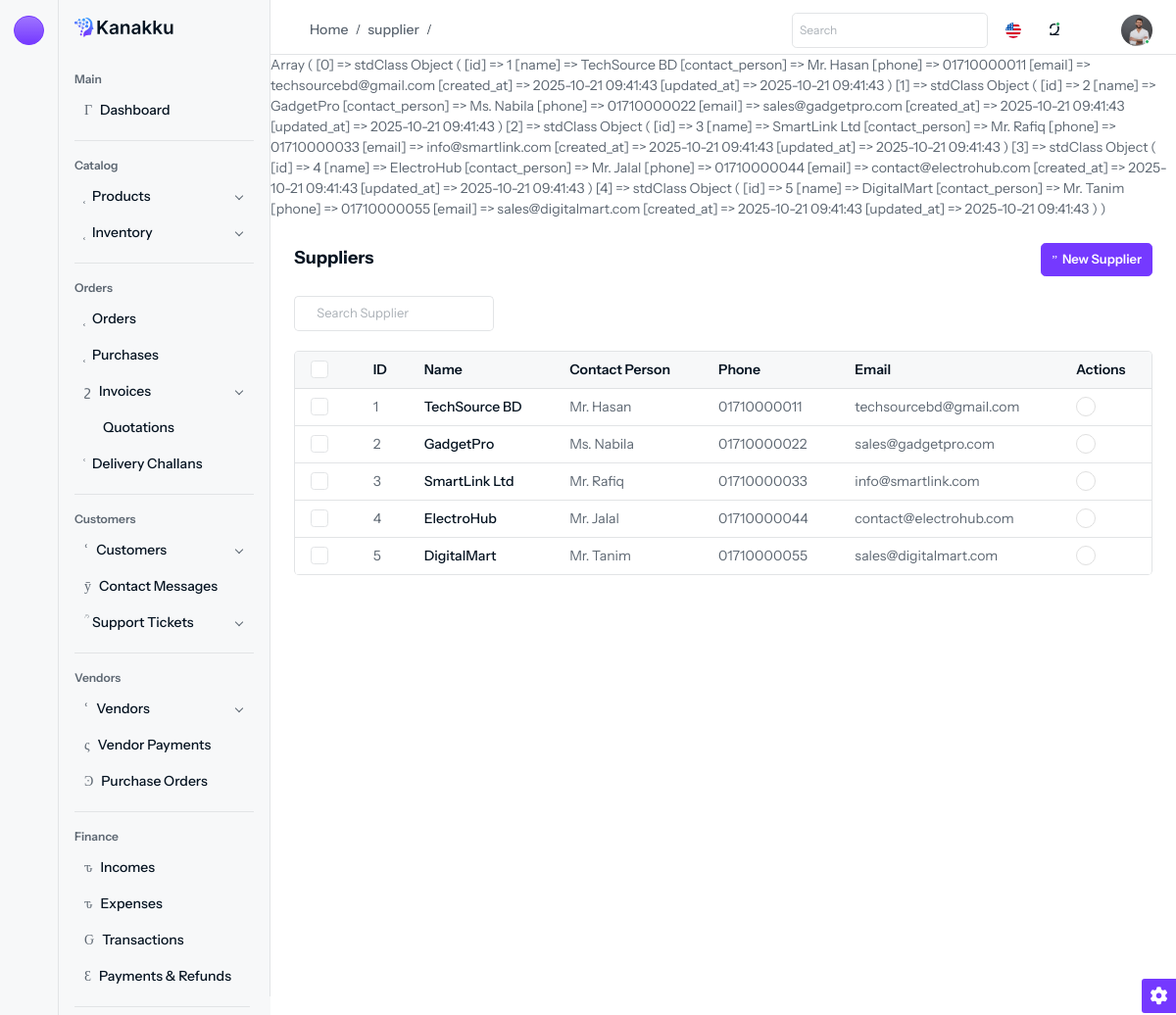
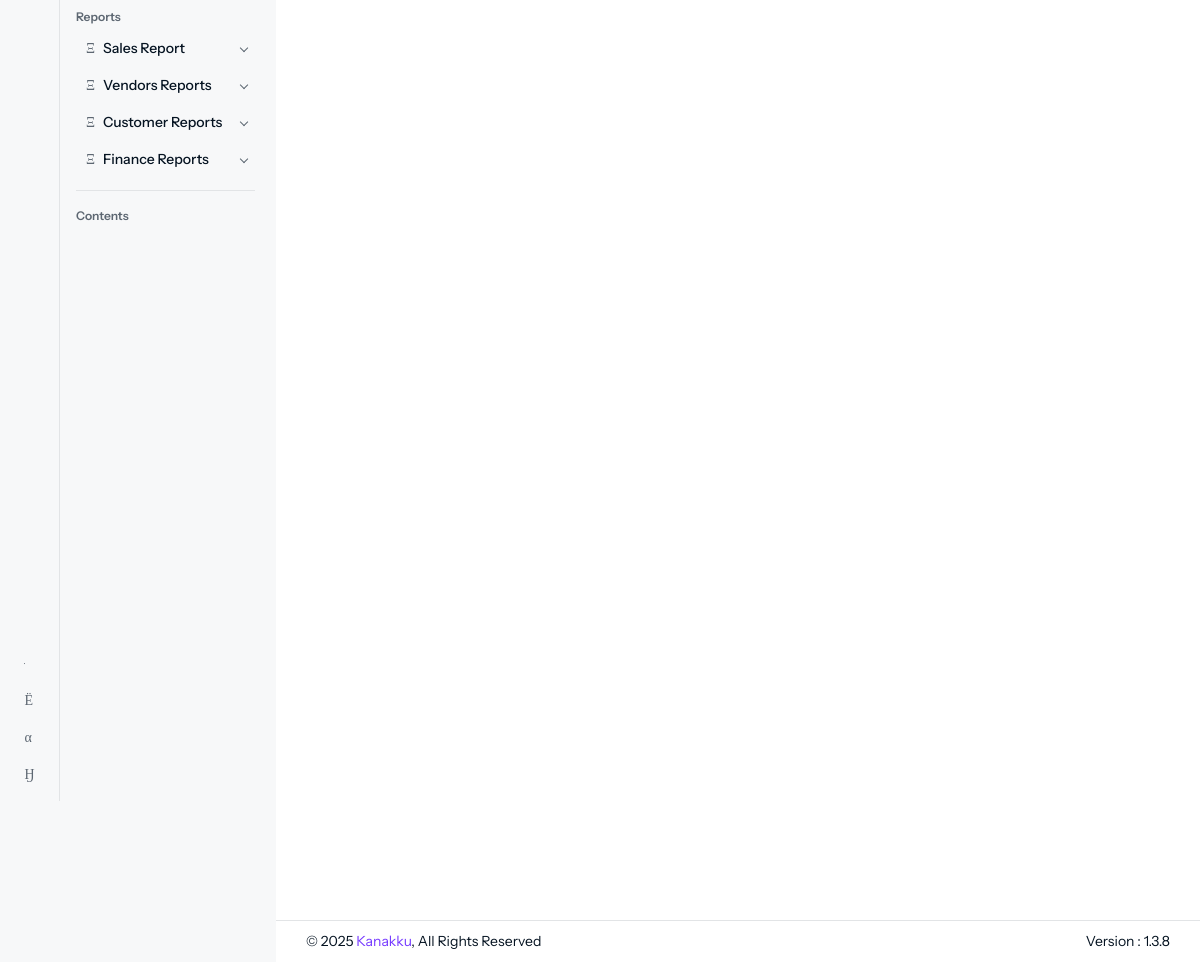
The app's page /supplier (signed in) with its own data (2 pictures, top to bottom).
### tables this page shows
CREATE TABLE `suppliers` (
  `id` int(11) NOT NULL,
  `name` varchar(255) DEFAULT NULL,
  `contact_person` varchar(255) DEFAULT NULL,
  `phone` varchar(50) DEFAULT NULL,
  `email` varchar(255) DEFAULT NULL,
  `created_at` datetime DEFAULT current_timestamp(),
  `updated_at` datetime DEFAULT current_timestamp()
);

### controllers/Suppliers/SupplierController.php (called while the page is built, shortened)
<?php
class SupplierController extends Controller{
	public function index(){
		$data = Supplier::all();
		view("Suppliers", $data);
	}
}
?>

### configs/app_config.php (called while the page is built, shortened)
<?php
$base_url = "http://localhost/elctro_Ecom_project/admin";

### models/Suppliers/supplier.model.php (called while the page is built, shortened)
<?php
class Supplier extends Model implements JsonSerializable
{
	public static function all()
	{
		global $db, $tx;
		$result = $db->query("select id,name,contact_person,phone,email,created_at,updated_at from {$tx}suppliers");
		$data = [];
		while ($supplier = $result->fetch_object()) {
			$data[] = $supplier;
		}
		return $data;
	}
}

### views/pages/Suppliers/supplier/index.php (the view, shortened to what this page needs)
<?php
print_r($data);
?>
<div class="content content-two">
    <div class="d-flex d-block align-items-center justify-content-between flex-wrap gap-3 mb-3">
        <div>
            <h6>Suppliers</h6>
        </div>
        <div class="d-flex my-xl-auto right-content align-items-center flex-wrap gap-2">
            <div>
                <a href="<?= $base_url ?>/supplier/create" class="btn btn-primary d-flex align-items-center">
                    <i class="isax isax-add-circle5 me-1"></i>New Supplier
                </a>
            </div>
        </div>
    </div>
    <div class="row">
        <div class="col-md-3">
            <div class="input-group mb-3">
                <span class="input-group-text bg-white border-end-0">
                    <i class="isax isax-search-normal fs-12"></i>
                </span>
                <input type="text" class="form-control border-start-0 ps-0 bg-white" placeholder="Search Supplier">
            </div>
        </div>
    </div>
    <div class="table-responsive border border-bottom-0 rounded">
        <table class="table table-nowrap m-0">
            <thead class="table-light">
                <tr>
                    <th class="no-sort">
                        <div class="form-check form-check-md">
                            <input class="form-check-input" type="checkbox" id="select-all">
                        </div>
                    </th>
                    <th>ID</th>
                    <th>Name</th>
                    <th>Contact Person</th>
                    <th>Phone</th>
                    <th>Email</th>
                    <th class="no-sort">Actions</th>
                </tr>
            </thead>
            <tbody>
                <?php foreach ($data as $row) : ?>
                    <tr>
                        <td>
                            <div class="form-check form-check-md">
                                <input class="form-check-input" type="checkbox">
                            </div>
                        </td>
                        <td><?= $row->id ?></td>
                        <td>
                            <h6 class="fs-14 fw-medium mb-0"><?= htmlspecialchars($row->name) ?></h6>
                        </td>
                        <td><?= htmlspecialchars($row->contact_person) ?></td>
                        <td><?= htmlspecialchars($row->phone) ?></td>
                        <td><?= htmlspecialchars($row->email) ?></td>
                        <td class="action-item">
                            <a href="javascript:void(0);" data-bs-toggle="dropdown">
                                <i class="isax isax-more"></i>
                            </a>
                        </td>
                    </tr>
                <?php endforeach; ?>
            </tbody>
        </table>
    </div>
</div>

### records on screen
suppliers: id "1", name "TechSource BD", contact_person "Mr. Hasan", phone "01710000011", email "techsourcebd@gmail.com"
suppliers: id "2", name "GadgetPro", contact_person "Ms. Nabila", phone "01710000022", email "sales@gadgetpro.com"
suppliers: id "3", name "SmartLink Ltd", contact_person "Mr. Rafiq", phone "01710000033", email "info@smartlink.com"
suppliers: id "4", name "ElectroHub", contact_person "Mr. Jalal", phone "01710000044", email "contact@electrohub.com"
suppliers: id "5", name "DigitalMart", contact_person "Mr. Tanim", phone "01710000055", email "sales@digitalmart.com"

### other values on screen
$_GET["class"] "supplier"
